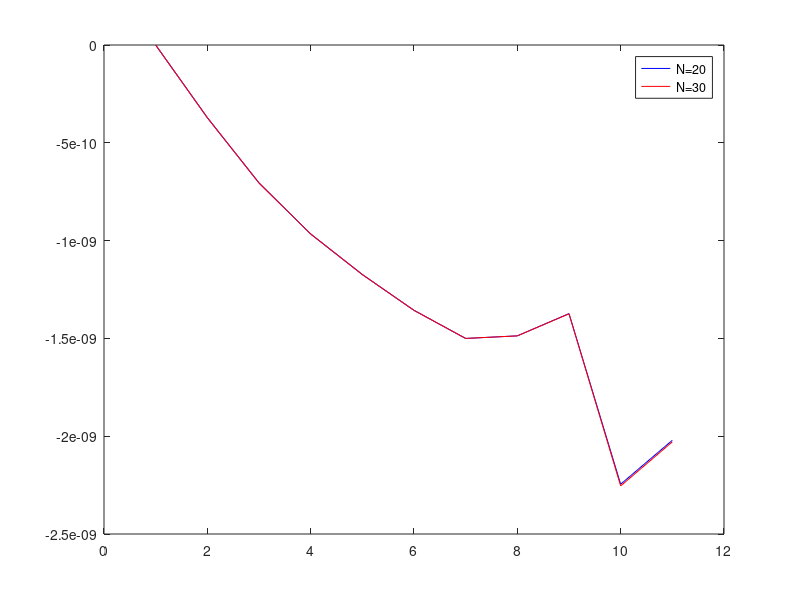

MATLAB code for this plot:
%N=20;
uT_20=imag([0.00000000000000 + 0.00000000000000i,6.21807918486398e-09 - 3.71582573799370e-10i,1.21582262043718e-08 - 7.05256426856626e-10i,1.75947395844767e-08 - 9.66126984781269e-10i,2.23824391058953e-08 - 1.17352956074329e-09i,2.64619503059815e-08 - 1.35655110018563e-09i,2.98386733915515e-08 - 1.50020718372237e-09i,3.24319338538383e-08 - 1.48695704926357e-09i,3.23945498317786e-08 - 1.37326673308549e-09i,4.73690757479757e-07 - 2.24534813352926e-09i,6.65082723404606e-07 - 2.02081332017627e-09i]);
%N=30
uT_30=imag([0.00000000000000 + 0.00000000000000i,6.21807918486398e-09 - 3.71582573799370e-10i,1.21582262043728e-08 - 7.05256426856629e-10i,1.75947395890679e-08 - 9.66126984792048e-10i,2.23824408802204e-08 - 1.17352956470807e-09i,2.64621254268079e-08 - 1.35655147080323e-09i,2.98461254186151e-08 - 1.50022121960660e-09i,3.26238364591185e-08 - 1.48710298662931e-09i,3.64018920403204e-08 - 1.37429259505613e-09i,6.26414951177416e-07 - 2.25418918007506e-09i,9.21913370890194e-07 - 2.02875328199664e-09i]);
format long

plot(uT_20,'b')

hold on
plot(uT_30,'r')

legend('N=20','N=30')
error=(abs(uT_20)-abs(uT_30))./abs(uT_30)
